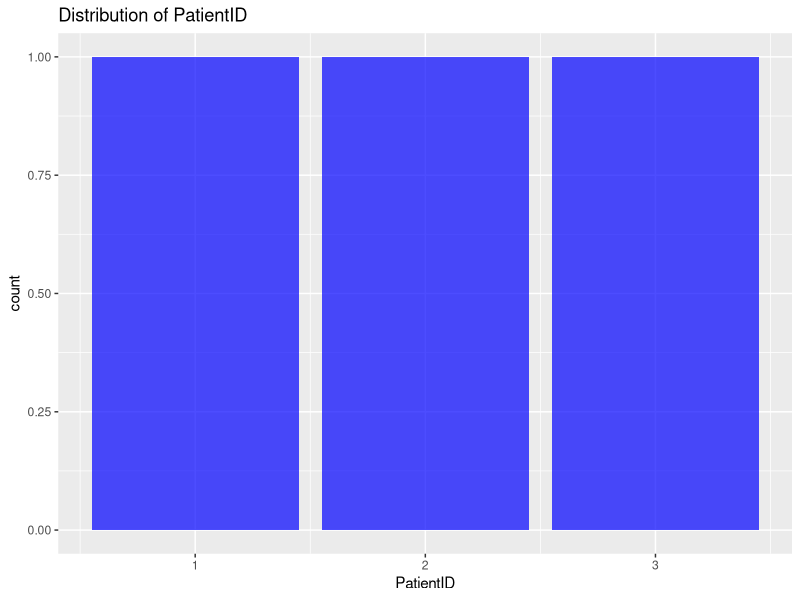
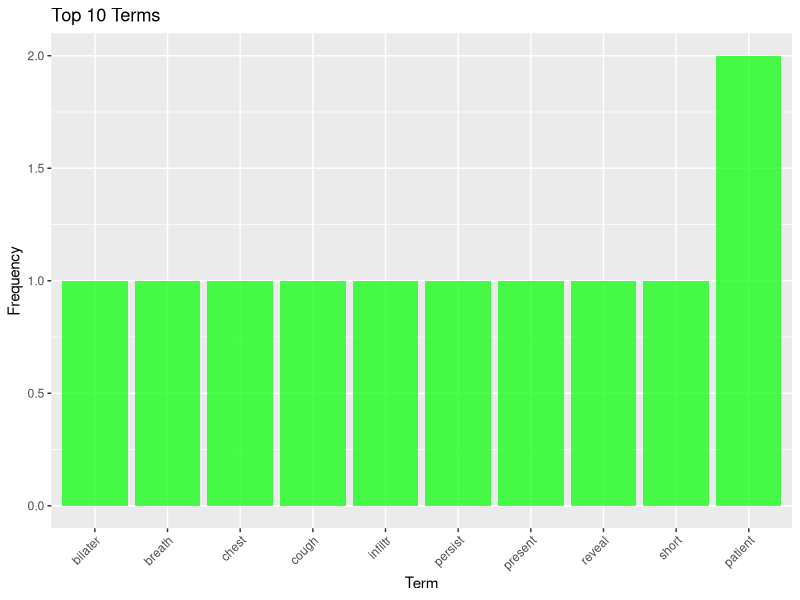

The R script that drew these images, in order:
## ---- chunk 1
# Install and load necessary packages
library(tm)
library(SnowballC)

# Create a sample dataframe with medical content
medical_data <- data.frame(
  PatientID = c(1, 2, 3),
  Text = c(
    "The patient presented with symptoms of persistent cough and shortness of breath. Chest X-ray revealed bilateral infiltrates.",
    "After conducting a thorough examination, the physician diagnosed the patient with hypertension and prescribed antihypertensive medication.",
    "The laboratory results indicated elevated levels of cholesterol and triglycerides. Dietary recommendations were provided to manage the lipid profile."
  ),
  stringsAsFactors = FALSE
)

# Create a Corpus (text document) from the Text column
corpus <- Corpus(VectorSource(medical_data$Text))

# Perform text preprocessing (removing punctuation, converting to lowercase, stemming)
corpus <- tm_map(corpus, content_transformer(tolower))
corpus <- tm_map(corpus, removePunctuation)
corpus <- tm_map(corpus, removeNumbers)
corpus <- tm_map(corpus, removeWords, stopwords("en"))
corpus <- tm_map(corpus, stemDocument)

# Create a Document-Term Matrix (DTM)
dtm <- DocumentTermMatrix(corpus)

# Convert DTM to a data frame
dtm_df <- as.data.frame(as.matrix(dtm))
dtm_df$PatientID <- medical_data$PatientID

# Display the resulting data frame
print(dtm_df)

## ---- chunk 2
library(tidyverse)

# EDA on the Document-Term Matrix (dtm_df)
# Summary statistics
summary(dtm_df)

# Check the structure of the data
str(dtm_df)

# Check for missing values
sum(is.na(dtm_df))

# Check variable names
colnames(dtm_df)

# Display the first few rows of the data
head(dtm_df)

# Visualize the distribution of PatientID
ggplot(dtm_df, aes(x = PatientID)) +
  geom_bar(fill = "blue", alpha = 0.7) +
  labs(title = "Distribution of PatientID")

# Visualize the most common terms
term_freq <- colSums(dtm_df[, -ncol(dtm_df)])
term_freq_df <- data.frame(Term = names(term_freq), Frequency = term_freq)
term_freq_df <- term_freq_df[order(-term_freq_df$Frequency), ]

# Plot the top N terms
top_n_terms <- 10
ggplot(head(term_freq_df, top_n_terms), aes(x = reorder(Term, Frequency), y = Frequency)) +
  geom_bar(stat = "identity", fill = "green", alpha = 0.7) +
  labs(title = paste("Top", top_n_terms, "Terms"), x = "Term", y = "Frequency") +
  theme(axis.text.x = element_text(angle = 45, hjust = 1))
